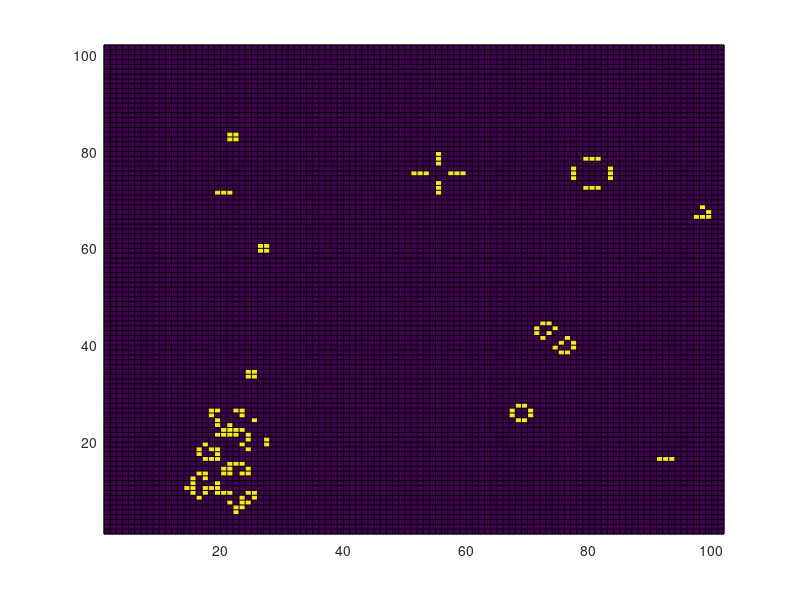

MATLAB code for this plot:
clear;
clc;
close;

% ASSIGNMENT 1 MATLAB
% GROUP: GetThat°
% CONWAY'S GAME OF LIFE

% Initialisation: generate random matrix of size N
N = 100;
p = 0.5;

current_gen = zeros(N+2, N+2);
current_gen(2:N+1, 2:N+1) = sprand(N, N, 0.5);
new_gen = (current_gen < p);

% Counting live neighbours
for i = 1:N
    current_gen = zeros(N+2, N+2);
    for r = 2:N+1; % rows of the current_gen matrix
        for c = 2:N+1; % columns of the current_gen matrix
            % count diagonal living neighbours
            diag = new_gen(r-1, c-1) + new_gen(r-1, c+1) + new_gen(r+1, c-1) + new_gen(r+1, c+1);
            % count the neighbours in the North, East, South and West directions
            nesw = new_gen(r-1, c) + new_gen(r+1, c) + new_gen(r, c-1) + new_gen(r, c+1);
            % total no.of live neighbours
            num_alive = diag + nesw;

            % Update cells according to the rules
            if (new_gen(r, c)== 1) && ((num_alive < 2) || (num_alive > 3))
                current_gen(r, c) = 0;
            elseif (new_gen(r, c)== 1) && ((num_alive == 2) || (num_alive == 3))
                    current_gen(r, c) = 1;
            elseif (new_gen(r, c)== 0) && (num_alive == 3)
                    current_gen(r, c) = 1;
            end
        end
    end
    new_gen = current_gen;
    pause(0.01);
    pcolor(new_gen)
end


